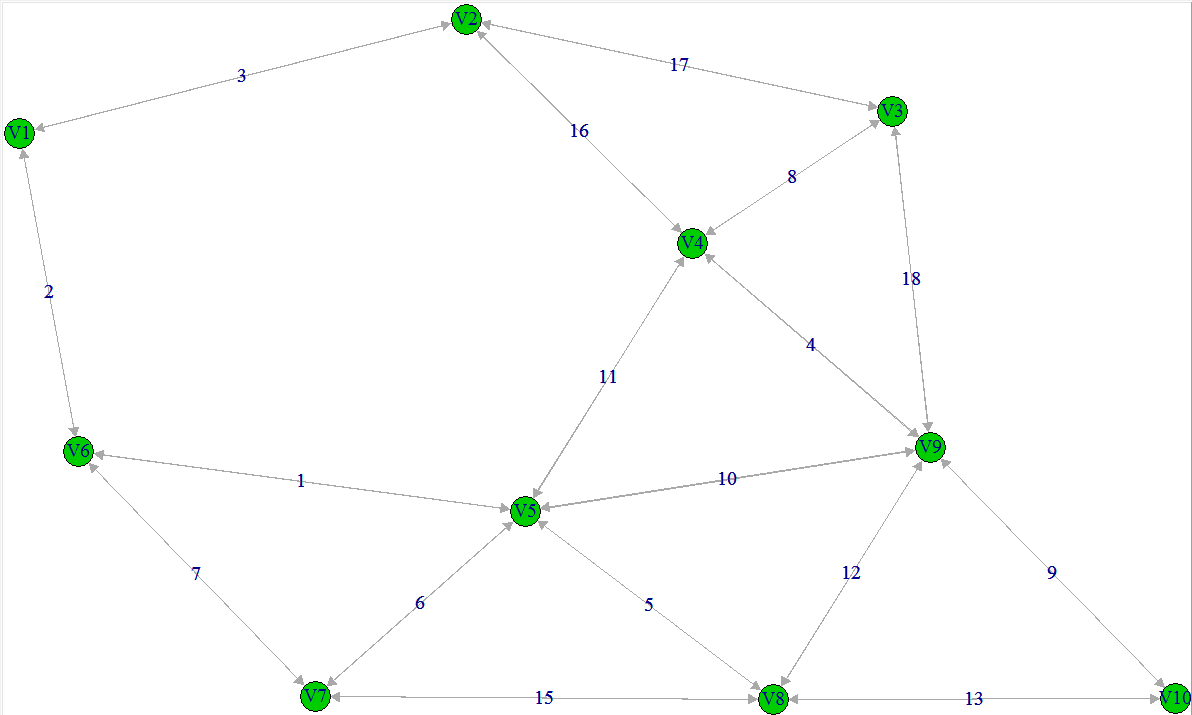

This figure's R source:
dane=read.table(file="C:\\Users\\Windows\\Desktop\\graph-theory\\mst_distance_matrix.txt")
dane=as.matrix(dane)
n=nrow(dane)
G=graph.adjacency(dane,weighted=TRUE)
V(G)$color=3
tkplot(G,edge.label=E(G)$weight)
macierz=matrix(0,n,n)
for (i in 1:n){
  for (j in 1:n){
    if (i!=j){
      if (dane[i,j]!=0){
        macierz[i,j]=dane[i,j]
      }else{
        macierz[i,j]=1000
      }
    }
  }
}

for (k in 1:(n-1)){
  for (i in 1:n){
    for (j in 1:n){
      macierz[i,j]=min(macierz[i,j],macierz[i,k]+macierz[k,j])
    }
  }
}
macierz
